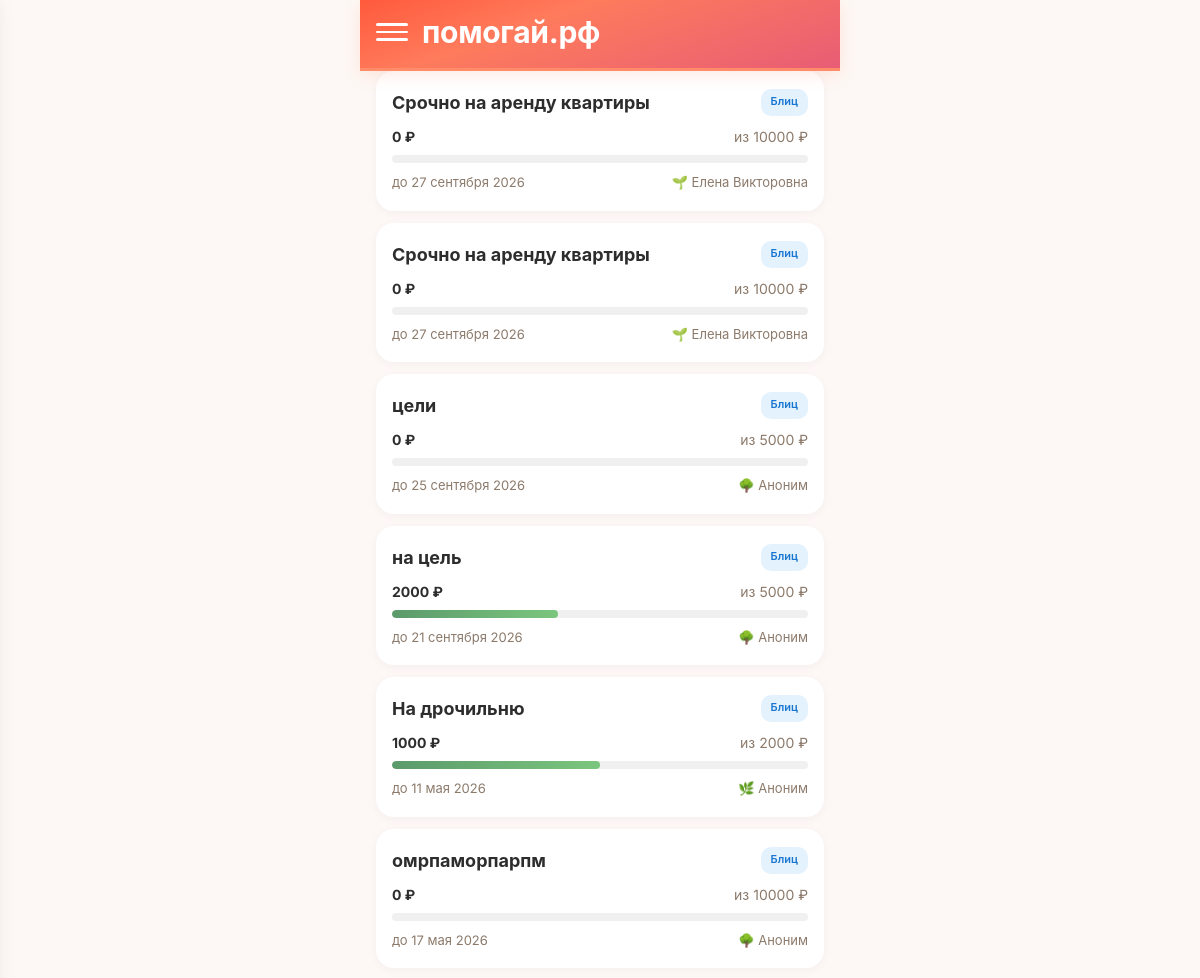
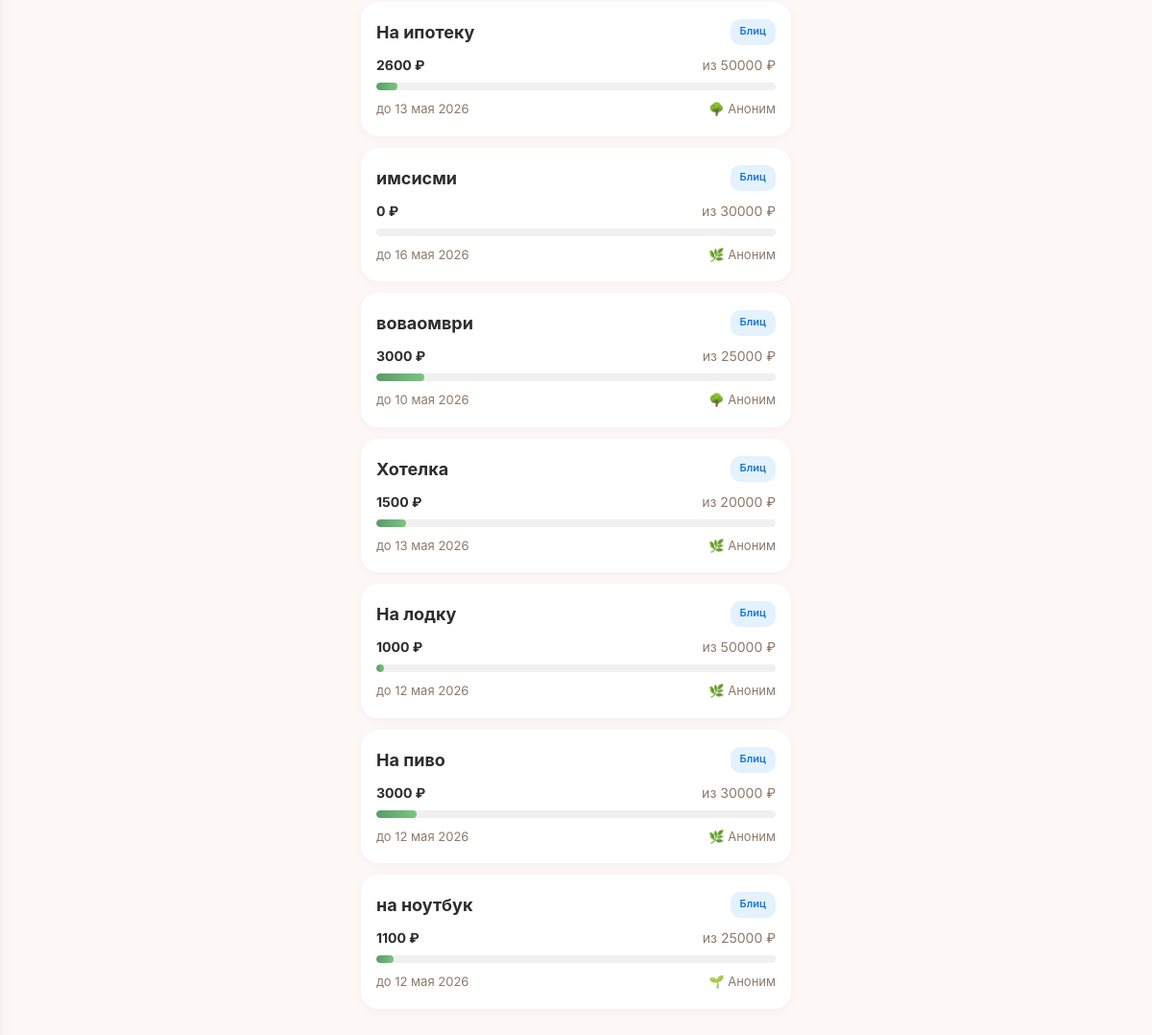
The page /goals on the database its author committed (2 pictures, top to bottom).
### tables this page shows
CREATE TABLE "goals" (
        id INTEGER PRIMARY KEY AUTOINCREMENT,
        user_id INTEGER NOT NULL,
        type TEXT NOT NULL CHECK(type IN ('super_blitz','blitz','serious','urgent','group')),
        title TEXT NOT NULL,
        description TEXT NULL,
        photo_url TEXT NULL,
        amount_goal REAL NOT NULL,
        amount_collected REAL DEFAULT 0.00,
        ends_at TEXT NULL,
        status TEXT DEFAULT 'draft' CHECK(status IN ('draft','active','frozen','completed','failed','lightning_failed','hidden')),
        trial_ends_at TEXT NULL,
        subscription_active_until TEXT NULL,
        last_boosted_at TEXT NULL,
        is_lightning INTEGER DEFAULT 0,
        lightning_started_at TEXT NULL,
        moderation_status TEXT DEFAULT 'pending',
        completion_type TEXT DEFAULT 'organic',
        is_seed INTEGER DEFAULT 0,
        views_count INTEGER DEFAULT 0,
        views_24h INTEGER DEFAULT 0,
        donations_count INTEGER DEFAULT 0,
        donations_24h INTEGER DEFAULT 0,
        created_at TEXT DEFAULT (datetime('now')), photos TEXT,
        FOREIGN KEY (user_id) REFERENCES users(id)
    );

CREATE TABLE users (
            id INTEGER PRIMARY KEY AUTOINCREMENT,
            phone TEXT UNIQUE NOT NULL,
            password_hash TEXT NOT NULL,
            email TEXT NULL,
            name TEXT NULL,
            avatar_url TEXT NULL,
            max_id TEXT NULL,
            vk_id TEXT NULL,
            fcm_token TEXT NULL,
            onboarding_passed INTEGER DEFAULT 0,
            rating REAL DEFAULT 0.0,
            rating_level TEXT DEFAULT 'novice',
            confirmations_total INTEGER DEFAULT 0,
            confirmations_approved INTEGER DEFAULT 0,
            confirmations_ignored INTEGER DEFAULT 0,
            donation_streak INTEGER DEFAULT 0,
            goals_helped_close INTEGER DEFAULT 0,
            total_helped_amount REAL DEFAULT 0.00,
            priority_days INTEGER DEFAULT 0,
            circles_of_care INTEGER DEFAULT 0,
            interest_weights TEXT DEFAULT NULL,
            eternal_donation_config TEXT DEFAULT NULL,
            yellow_card_until TEXT NULL,
            is_banned INTEGER DEFAULT 0,
            created_at TEXT DEFAULT (datetime('now'))
        , xp INTEGER DEFAULT 0, xp_level TEXT DEFAULT 'novice', streak_days INTEGER DEFAULT 0, last_action_date TEXT, ip_registered TEXT, author_badge TEXT, trust_score INTEGER DEFAULT 50, trust_level TEXT DEFAULT 'guest', is_admin INTEGER DEFAULT 0, profile_completed INTEGER DEFAULT 0, video_verified INTEGER DEFAULT 0, city TEXT, region_code TEXT, region_name TEXT, birth_date TEXT, onboarding_step INTEGER DEFAULT 0);

### main.py (the view)
@app.route('/goals')
def goals_list():
    db = get_db()
    months = ['января','февраля','марта','апреля','мая','июня','июля','августа','сентября','октября','ноября','декабря']
    goals = []
    for g in db.execute(
        "SELECT g.*, u.name as author_name, u.xp_level as author_level FROM goals g JOIN users u ON g.user_id = u.id WHERE g.status = 'active' ORDER BY g.created_at DESC LIMIT 50"
    ).fetchall():
        g = dict(g)
        try:
            parts = g['ends_at'][:10].split('-')
            d = int(parts[2])
            m = months[int(parts[1])-1]
            y = parts[0]
            g['ends_at_formatted'] = f'{d} {m} {y}'
        except:
            g['ends_at_formatted'] = g['ends_at'][:10]
        goals.append(g)
    db.close()
    user = get_current_user()
    return render_template('goals.html', goals=goals, user=user)

### main.py (called while the page is built, shortened)
def get_current_user():
    return None

### models.py (called while the page is built)
def get_db():
    conn = sqlite3.connect(DATABASE, timeout=10)
    conn.row_factory = sqlite3.Row
    conn.execute("PRAGMA journal_mode=WAL")
    conn.execute("PRAGMA synchronous=NORMAL")
    conn.execute("PRAGMA busy_timeout=5000")
    conn.execute("PRAGMA foreign_keys = ON")
    return conn

### templates/goals.html (shortened to what this page needs)
<!DOCTYPE html>
<html lang="ru">
<head>
    <link rel="stylesheet" href="/static/style.css?v=6">
</head>
<body>
    <div class="container">
        <div class="header">
            <div class="hamburger" onclick="toggleMenu()">
                <span></span><span></span><span></span>
            </div>
            <div class="header-title">помогай.рф</div>
        </div>
        <div class="goals-list">
            {% if goals %}
                {% for goal in goals %}
                <a class="goal-card" href="/goal/{{ goal.id }}">
                    <div class="top">
                        <div class="title">{{ goal.title }}</div>
                        <span class="type-badge badge-{{ 'green' if goal.type == 'super_blitz' else 'blue' if goal.type == 'blitz' else 'purple' if goal.type == 'serious' else 'orange' if goal.type == 'urgent' else 'teal' }}">
                            {{ 'Супер-блиц' if goal.type == 'super_blitz' else 'Блиц' if goal.type == 'blitz' else 'Жизненный' if goal.type == 'serious' else 'Срочный' if goal.type == 'urgent' else 'Общий' if goal.type == 'group' else goal.type }}
                        </span>
                    </div>
                    <div class="amount-row">
                        <span class="collected">{{ "%.0f"|format(goal.amount_collected) }} ₽</span>
                        <span>из {{ "%.0f"|format(goal.amount_goal) }} ₽</span>
                    </div>
                    <div class="progress-bar">
                        <div class="progress-fill" style="width: {{ (goal.amount_collected / goal.amount_goal * 100) if goal.amount_goal > 0 else 0 }}%"></div>
                    </div>
                    <div class="meta">
                        <span>до {{ goal.ends_at_formatted or goal.ends_at[:10] }}</span>
                        <span>
                {% if goal.author_level == 'novice' %}🌱
                {% elif goal.author_level == 'member' %}🌿
                {% elif goal.author_level == 'reliable' %}🌳
                {% elif goal.author_level == 'pillar' %}💎
                {% elif goal.author_level == 'hero' %}⭐
                {% elif goal.author_level == 'legend' %}👑
                {% endif %}
                {{ goal.author_name or 'Аноним' }}
            </span>
                    </div>
                </a>
                {% endfor %}
            {% else %}
                <div class="empty-state"><h2>Пока нет целей</h2><p>Станьте первым — создайте сбор</p></div>
            {% endif %}
        </div>
    </div>
</body>
</html>

### static/style.css (style rules this page uses)
:root { --cta: #FF6B4A; --cta-hover: #E85D3A; --bg: #FDF8F5; --card: #FFFFFF; --card-shadow: 0 2px 12px rgba(0,0,0,0.04); --text: #2D2D2D; --text-soft: #8C7A6B; --success: #5B9A6B; --error: #E57373; --gold: #D4A853; --gradient-cta: linear-gradient(160deg, #FF5A3C 0%, #FF7B5C 35%, #E85D75 100%); --radius: 12px; --radius-lg: 16px; --font: 'Inter', -apple-system, BlinkMacSystemFont, sans-serif; --transition: 0.2s ease; }
*, *::before, *::after { box-sizing: border-box; margin: 0; padding: 0; }
body { font-family: var(--font); font-size: 16px; line-height: 1.5; background: var(--bg); color: var(--text); -webkit-tap-highlight-color: transparent; -webkit-font-smoothing: antialiased; animation: pageIn 0.3s ease; }
a { color: var(--cta); text-decoration: none; }
.progress-fill { background: var(--success); height: 100%; border-radius: 8px; transition: width 0.4s ease; }
html { overscroll-behavior-y: auto; }
* { scrollbar-width: thin; scrollbar-color: #FF5A3C transparent; }

### templates/goals.html (style rules this page uses)
* { box-sizing: border-box; margin: 0; padding: 0; }
body { font-family: 'Inter', -apple-system, sans-serif; background: #FDF8F5; padding-bottom: 100px; }
.container { max-width: 480px; margin: 0 auto; padding: 0; }
.header { background: linear-gradient(160deg, #FF5A3C 0%, #FF7B5C 35%, #E85D75 100%); padding: 16px 16px 20px; color: white; border-radius: 0; border-bottom: 3px solid #FF8C69; display: flex; align-items: center; gap: 14px; box-shadow: 0 4px 16px rgba(255,107,74,0.15); position: relative; z-index: 10; }
.hamburger { width: 32px; height: 32px; display: flex; flex-direction: column; justify-content: center; gap: 5px; cursor: pointer; flex-shrink: 0; transition: transform 0.1s; }
.hamburger span { display: block; height: 2.5px; background: white; border-radius: 2px; transition: all 0.2s; }
.header-title { font-size: 30px; font-weight: 700; letter-spacing: -0.3px; line-height: 32px; vertical-align: bottom; }
.goals-list { display: flex; flex-direction: column; gap: 12px; padding: 0 16px 16px; }
.goal-card { display: block; background: white; border-radius: 18px; padding: 18px 16px; text-decoration: none; color: #2D2D2D; box-shadow: 0 2px 10px rgba(0,0,0,0.04); transition: transform 0.1s, box-shadow 0.2s; }
.goal-card .top { display: flex; justify-content: space-between; margin-bottom: 10px; }
.goal-card .title { font-size: 18px; font-weight: 700; }
.type-badge { font-size: 11px; font-weight: 600; padding: 4px 10px; border-radius: 10px; }
.badge-blue { background: #E3F2FD; color: #1976D2; }
.amount-row { display: flex; justify-content: space-between; font-size: 14px; color: #8C7A6B; margin-bottom: 8px; }
.amount-row .collected { font-weight: 700; color: #2D2D2D; }
.progress-bar { background: #F0F0F0; border-radius: 6px; height: 8px; overflow: hidden; margin-bottom: 10px; }
.progress-fill { background: linear-gradient(90deg, #5B9A6B, #7BC67E); height: 100%; border-radius: 6px; }
.meta { display: flex; justify-content: space-between; font-size: 13px; color: #8C7A6B; }

### rows shown on the page
goals: title "Срочно на аренду квартиры", type "Блиц", amount_collected "0", amount_goal "10000", ends_at_formatted "27 сентября 2026", name "Елена Викторовна"
goals: title "Срочно на аренду квартиры", type "Блиц", amount_collected "0", amount_goal "10000", ends_at_formatted "27 сентября 2026", name "Елена Викторовна"
goals: title "цели", type "Блиц", amount_collected "0", amount_goal "5000", ends_at_formatted "25 сентября 2026", author_name "Аноним"
goals: title "на цель", type "Блиц", amount_collected "2000", amount_goal "5000", ends_at_formatted "21 сентября 2026", author_name "Аноним"
goals: title "На дрочильню", type "Блиц", amount_collected "1000", amount_goal "2000", ends_at_formatted "11 мая 2026", author_name "Аноним"
goals: title "омрпаморпарпм", type "Блиц", amount_collected "0", amount_goal "10000", ends_at_formatted "17 мая 2026", author_name "Аноним"
goals: title "На ипотеку", type "Блиц", amount_collected "2600", amount_goal "50000", ends_at_formatted "13 мая 2026", author_name "Аноним"
goals: title "имсисми", type "Блиц", amount_collected "0", amount_goal "30000", ends_at_formatted "16 мая 2026", author_name "Аноним"
goals: title "воваомври", type "Блиц", amount_collected "3000", amount_goal "25000", ends_at_formatted "10 мая 2026", author_name "Аноним"
goals: title "Хотелка", type "Блиц", amount_collected "1500", amount_goal "20000", ends_at_formatted "13 мая 2026", author_name "Аноним"
goals: title "На лодку", type "Блиц", amount_collected "1000", amount_goal "50000", ends_at_formatted "12 мая 2026", author_name "Аноним"
goals: title "На пиво", type "Блиц", amount_collected "3000", amount_goal "30000", ends_at_formatted "12 мая 2026", author_name "Аноним"
goals: title "на ноутбук", type "Блиц", amount_collected "1100", amount_goal "25000", ends_at_formatted "12 мая 2026", author_name "Аноним"
